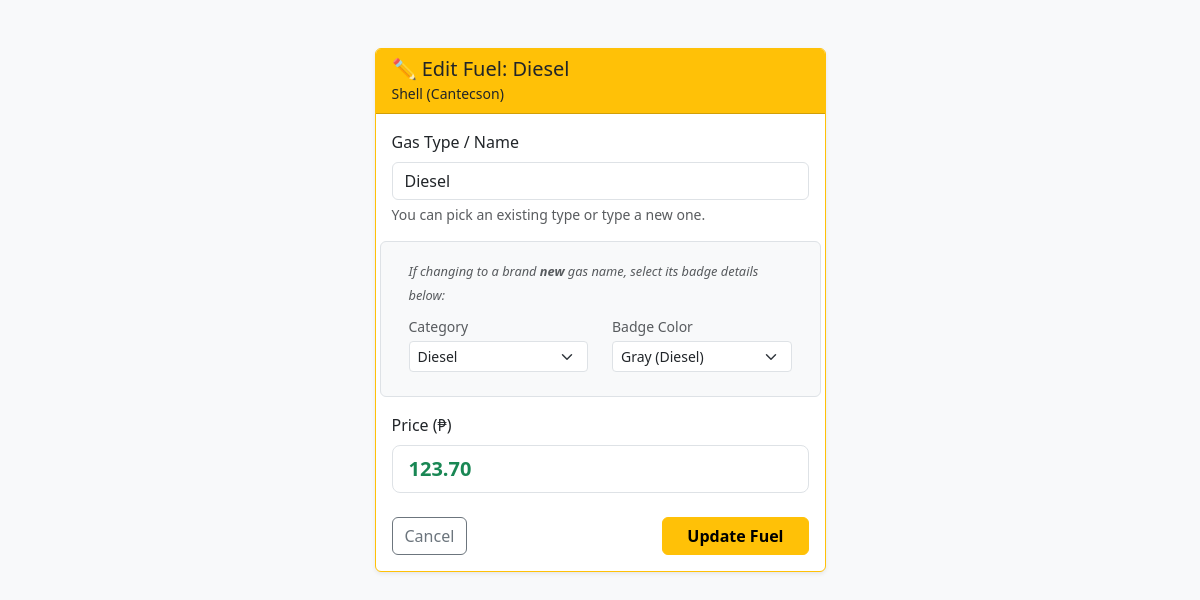
The page /edit_fuel.php?id=41&station_id=1 (signed in) on the database its author committed.
### tables this page shows
CREATE TABLE `station_fuels` (
  `id` int NOT NULL,
  `station_id` int NOT NULL,
  `gas_type_id` int NOT NULL,
  `price` decimal(5,2) NOT NULL,
  `updated_at` timestamp NOT NULL DEFAULT CURRENT_TIMESTAMP ON UPDATE CURRENT_TIMESTAMP
);

CREATE TABLE `gas_types` (
  `id` int NOT NULL,
  `name` varchar(100) NOT NULL,
  `category` varchar(50) DEFAULT 'unleaded',
  `color_code` varchar(20) DEFAULT 'green'
);

CREATE TABLE `stations` (
  `id` int NOT NULL,
  `name` varchar(100) NOT NULL,
  `location` varchar(100) NOT NULL,
  `latitude` decimal(10,8) DEFAULT NULL,
  `longitude` decimal(11,8) DEFAULT NULL,
  `user_id` int DEFAULT NULL
);

### edit_fuel.php (the view, shortened to what this page needs)
<?php
include 'db.php';
if (isset($_GET['id']) && isset($_GET['station_id'])) {
    $fuel_id = intval($_GET['id']);
    $station_id = intval($_GET['station_id']);
    $query = "
        SELECT
            sf.*,
            gt.name as gas_name,
            gt.category,
            gt.color_code,
            s.name as station_name
        FROM station_fuels sf
        JOIN gas_types gt ON sf.gas_type_id = gt.id
        JOIN stations s ON sf.station_id = s.id
        WHERE sf.id = $fuel_id
    ";
    $result = $conn->query($query);
    if ($result->num_rows == 1) {
        $row = $result->fetch_assoc();
    } else {
        header("location: station_profile.php?id=$station_id");
        exit();
    }
} else {
    header("location: index.php");
    exit();
}
?>
<!DOCTYPE html>
<html lang="en">
<head>
    <link href="https://cdn.jsdelivr.net/npm/bootstrap@5.3.0/dist/css/bootstrap.min.css" rel="stylesheet">
</head>
<body class="bg-light">
<div class="container mt-5">
    <div class="row justify-content-center">
        <div class="col-md-5">
            <div class="card shadow-sm border-warning">
                <div class="card-header bg-warning text-dark">
                    <h5 class="mb-0">✏️ Edit Fuel: <?= htmlspecialchars($row['gas_name']) ?></h5>
                    <small><?= htmlspecialchars($row['station_name']) ?></small>
                </div>
                <div class="card-body">
                    <form action="process.php" method="POST">
                        <div class="mb-3">
                            <label class="form-label font-weight-bold">Gas Type / Name</label>
                            <input type="text" name="custom_gas_name" list="gasOptions"
                                   class="form-control" value="<?= htmlspecialchars($row['gas_name']) ?>" required>
                            <div class="form-text">You can pick an existing type or type a new one.</div>
                        </div>
                        <div class="row mb-3 p-3 bg-light rounded border">
                            <div class="col-12 mb-2">
                                <small class="text-muted"><em style="font-size: 0.8rem;">If changing to a brand <strong>new</strong> gas name, select its badge details below:</em></small>
                            </div>
                            <div class="col-md-6 mb-2">
                                <label class="form-label small text-muted mb-1">Category</label>
                                <select name="category" class="form-select form-select-sm">
                                    <option value="diesel" <?= ($row['category'] == 'diesel') ? 'selected' : ''; ?>>Diesel</option>
                                </select>
                            </div>
                            <div class="col-md-6 mb-2">
                                <label class="form-label small text-muted mb-1">Badge Color</label>
                                <select name="color_code" class="form-select form-select-sm">
                                    <option value="gray" <?= ($row['color_code'] == 'gray') ? 'selected' : ''; ?>>Gray (Diesel)</option>
                                </select>
                            </div>
                        </div>
                        <div class="mb-4">
                            <label class="form-label font-weight-bold">Price (₱)</label>
                            <input type="number" step="0.01" name="price"
                                   class="form-control form-control-lg text-success fw-bold"
                                   value="<?= $row['price'] ?>" required>
                        </div>
                        <div class="d-flex justify-content-between">
                            <a href="station_profile.php?id=<?= $station_id ?>" class="btn btn-outline-secondary">Cancel</a>
                            <button type="submit" name="update_fuel_complete" class="btn btn-warning fw-bold px-4">Update Fuel</button>
                        </div>
                    </form>
                </div>
            </div>
        </div>
    </div>
</div>
</body>
</html>

### rows shown on the page
station_fuels: gas_type.name "Diesel", station.name "Shell (Cantecson)", custom_gas_name "Diesel", price "123.70"
gas_types: category "Diesel", color_code "Gray (Diesel)"
